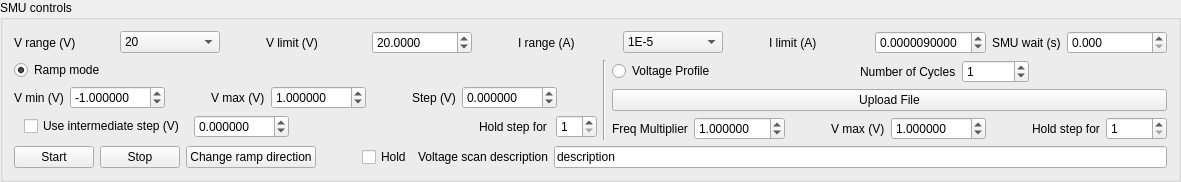
       <widget class="QGroupBox" name="groupBox">
        <property name="sizePolicy">
         <sizepolicy hsizetype="Preferred" vsizetype="Preferred">
          <horstretch>0</horstretch>
          <verstretch>0</verstretch>
         </sizepolicy>
        </property>
        <property name="maximumSize">
         <size>
          <width>16777215</width>
          <height>16777215</height>
         </size>
        </property>
        <property name="title">
         <string>SMU controls</string>
        </property>
        <layout class="QVBoxLayout" name="verticalLayout_5">
         <item>
          <layout class="QVBoxLayout" name="verticalLayout_4">
           <item>
            <layout class="QHBoxLayout" name="horizontalLayout_7">
             <item>
              <widget class="QLabel" name="label_6">
               <property name="text">
                <string>V range (V)</string>
               </property>
              </widget>
             </item>
             <item>
              <widget class="QComboBox" name="Vrange_comboBox">
               <property name="currentIndex">
                <number>2</number>
               </property>
               <item>
                <property name="text">
                 <string>0.2</string>
                </property>
               </item>
               <item>
                <property name="text">
                 <string>2</string>
                </property>
               </item>
               <item>
                <property name="text">
                 <string>20</string>
                </property>
               </item>
               <item>
                <property name="text">
                 <string>200</string>
                </property>
               </item>
              </widget>
             </item>
             <item>
              <spacer name="horizontalSpacer_2">
               <property name="orientation">
                <enum>Qt::Horizontal</enum>
               </property>
               <property name="sizeType">
                <enum>QSizePolicy::Maximum</enum>
               </property>
               <property name="sizeHint" stdset="0">
                <size>
                 <width>40</width>
                 <height>20</height>
                </size>
               </property>
              </spacer>
             </item>
             <item>
              <widget class="QLabel" name="label_10">
               <property name="text">
                <string>V limit (V)</string>
               </property>
              </widget>
             </item>
             <item>
              <widget class="QDoubleSpinBox" name="Vlimit_doubleSpinBox">
               <property name="decimals">
                <number>4</number>
               </property>
               <property name="minimum">
                <double>-200.000000000000000</double>
               </property>
               <property name="maximum">
                <double>200.000000000000000</double>
               </property>
               <property name="singleStep">
                <double>0.100000000000000</double>
               </property>
               <property name="value">
                <double>20.000000000000000</double>
               </property>
              </widget>
             </item>
             <item>
              <spacer name="horizontalSpacer_7">
               <property name="orientation">
                <enum>Qt::Horizontal</enum>
               </property>
               <property name="sizeType">
                <enum>QSizePolicy::Maximum</enum>
               </property>
               <property name="sizeHint" stdset="0">
                <size>
                 <width>40</width>
                 <height>20</height>
                </size>
               </property>
              </spacer>
             </item>
             <item>
              <widget class="QLabel" name="label_9">
               <property name="text">
                <string>I range (A)</string>
               </property>
              </widget>
             </item>
             <item>
              <widget class="QComboBox" name="Irange_comboBox">
               <property name="currentIndex">
                <number>6</number>
               </property>
               <item>
                <property name="text">
                 <string>10</string>
                </property>
               </item>
               <item>
                <property name="text">
                 <string>1</string>
                </property>
               </item>
               <item>
                <property name="text">
                 <string>1E-1</string>
                </property>
               </item>
               <item>
                <property name="text">
                 <string>1E-2</string>
                </property>
               </item>
               <item>
                <property name="text">
                 <string>1E-3</string>
                </property>
               </item>
               <item>
                <property name="text">
                 <string>1E-4</string>
                </property>
               </item>
               <item>
                <property name="text">
                 <string>1E-5</string>
                </property>
               </item>
               <item>
                <property name="text">
                 <string>1E-6</string>
                </property>
               </item>
               <item>
                <property name="text">
                 <string>1E-7</string>
                </property>
               </item>
               <item>
                <property name="text">
                 <string>1E-8</string>
                </property>
               </item>
               <item>
                <property name="text">
                 <string>1E-9</string>
                </property>
               </item>
               <item>
                <property name="text">
                 <string>1E-10</string>
                </property>
               </item>
              </widget>
             </item>
             <item>
              <spacer name="horizontalSpacer_8">
               <property name="orientation">
                <enum>Qt::Horizontal</enum>
               </property>
               <property name="sizeType">
                <enum>QSizePolicy::Maximum</enum>
               </property>
               <property name="sizeHint" stdset="0">
                <size>
                 <width>40</width>
                 <height>20</height>
                </size>
               </property>
              </spacer>
             </item>
             <item>
              <widget class="QLabel" name="label_8">
               <property name="text">
                <string>I limit (A)</string>
               </property>
              </widget>
             </item>
             <item>
              <widget class="QDoubleSpinBox" name="Ilimit_doubleSpinBox">
               <property name="decimals">
                <number>10</number>
               </property>
               <property name="maximum">
                <double>10.000000000000000</double>
               </property>
               <property name="singleStep">
                <double>0.000001000000000</double>
               </property>
               <property name="value">
                <double>0.000009000000000</double>
               </property>
              </widget>
             </item>
             <item>
              <widget class="QLabel" name="label_12">
               <property name="sizePolicy">
                <sizepolicy hsizetype="Maximum" vsizetype="Preferred">
                 <horstretch>0</horstretch>
                 <verstretch>0</verstretch>
                </sizepolicy>
               </property>
               <property name="text">
                <string>SMU wait (s)</string>
               </property>
              </widget>
             </item>
             <item>
              <widget class="QDoubleSpinBox" name="smu_wait_doubleSpinBox">
               <property name="decimals">
                <number>3</number>
               </property>
               <property name="maximum">
                <double>1000.000000000000000</double>
               </property>
               <property name="singleStep">
                <double>0.100000000000000</double>
               </property>
              </widget>
             </item>
            </layout>
           </item>
           <item>
            <layout class="QHBoxLayout" name="horizontalLayout_9">
             <item>
              <layout class="QHBoxLayout" name="horizontalLayout_14">
               <item>
                <layout class="QVBoxLayout" name="verticalLayout_3">
                 <item>
                  <widget class="QRadioButton" name="RampON">
                   <property name="sizePolicy">
                    <sizepolicy hsizetype="Minimum" vsizetype="Maximum">
                     <horstretch>0</horstretch>
                     <verstretch>0</verstretch>
                    </sizepolicy>
                   </property>
                   <property name="text">
                    <string>Ramp mode</string>
                   </property>
                   <property name="checked">
                    <bool>true</bool>
                   </property>
                  </widget>
                 </item>
                 <item>
                  <layout class="QHBoxLayout" name="horizontalLayout_15">
                   <item>
                    <widget class="QLabel" name="label_4">
                     <property name="text">
                      <string>V min (V)</string>
                     </property>
                    </widget>
                   </item>
                   <item>
                    <widget class="QDoubleSpinBox" name="Vmin_doubleSpinBox">
                     <property name="decimals">
                      <number>6</number>
                     </property>
                     <property name="minimum">
                      <double>-200.000000000000000</double>
                     </property>
                     <property name="maximum">
                      <double>200.000000000000000</double>
                     </property>
                     <property name="singleStep">
                      <double>0.100000000000000</double>
                     </property>
                     <property name="value">
                      <double>-1.000000000000000</double>
                     </property>
                    </widget>
                   </item>
                   <item>
                    <spacer name="horizontalSpacer_9">
                     <property name="orientation">
                      <enum>Qt::Horizontal</enum>
                     </property>
                     <property name="sizeType">
                      <enum>QSizePolicy::Maximum</enum>
                     </property>
                     <property name="sizeHint" stdset="0">
                      <size>
                       <width>40</width>
                       <height>20</height>
                      </size>
                     </property>
                    </spacer>
                   </item>
                   <item>
                    <widget class="QLabel" name="label_3">
                     <property name="text">
                      <string>V max (V)</string>
                     </property>
                    </widget>
                   </item>
                   <item>
                    <widget class="QDoubleSpinBox" name="Vmax_doubleSpinBox">
                     <property name="decimals">
                      <number>6</number>
                     </property>
                     <property name="minimum">
                      <double>-200.000000000000000</double>
                     </property>
                     <property name="maximum">
                      <double>200.000000000000000</double>
                     </property>
                     <property name="singleStep">
                      <double>0.100000000000000</double>
                     </property>
                     <property name="value">
                      <double>1.000000000000000</double>
                     </property>
                    </widget>
                   </item>
                   <item>
                    <spacer name="horizontalSpacer_10">
                     <property name="orientation">
                      <enum>Qt::Horizontal</enum>
                     </property>
                     <property name="sizeType">
                      <enum>QSizePolicy::Maximum</enum>
                     </property>
                     <property name="sizeHint" stdset="0">
                      <size>
                       <width>40</width>
                       <height>20</height>
                      </size>
                     </property>
                    </spacer>
                   </item>
                   <item>
                    <widget class="QLabel" name="label_7">
                     <property name="text">
                      <string>Step (V)</string>
                     </property>
                    </widget>
                   </item>
                   <item>
                    <widget class="QDoubleSpinBox" name="rampStep_doubleSpinBox">
                     <property name="decimals">
                      <number>6</number>
                     </property>
                     <property name="minimum">
                      <double>-200.000000000000000</double>
                     </property>
                     <property name="maximum">
                      <double>200.000000000000000</double>
                     </property>
                     <property name="singleStep">
                      <double>0.100000000000000</double>
                     </property>
                    </widget>
                   </item>
                   <item>
                    <spacer name="horizontalSpacer_12">
                     <property name="orientation">
                      <enum>Qt::Horizontal</enum>
                     </property>
                     <property name="sizeHint" stdset="0">
                      <size>
                       <width>40</width>
                       <height>20</height>
                      </size>
                     </property>
                    </spacer>
                   </item>
                  </layout>
                 </item>
                 <item>
                  <layout class="QHBoxLayout" name="horizontalLayout_21" stretch="0,0,0,0,0">
                   <property name="spacing">
                    <number>9</number>
                   </property>
                   <property name="sizeConstraint">
                    <enum>QLayout::SetDefaultConstraint</enum>
                   </property>
                   <property name="leftMargin">
                    <number>10</number>
                   </property>
                   <property name="bottomMargin">
                    <number>0</number>
                   </property>
                   <item>
                    <widget class="QCheckBox" name="RampIntermediateStep">
                     <property name="sizePolicy">
                      <sizepolicy hsizetype="Maximum" vsizetype="Fixed">
                       <horstretch>0</horstretch>
                       <verstretch>0</verstretch>
                      </sizepolicy>
                     </property>
                     <property name="layoutDirection">
                      <enum>Qt::LeftToRight</enum>
                     </property>
                     <property name="text">
                      <string>Use intermediate step (V)</string>
                     </property>
                    </widget>
                   </item>
                   <item>
                    <widget class="QDoubleSpinBox" name="rampIntermediateV_doubleSpinBox">
                     <property name="sizePolicy">
                      <sizepolicy hsizetype="Maximum" vsizetype="Fixed">
                       <horstretch>0</horstretch>
                       <verstretch>0</verstretch>
                      </sizepolicy>
                     </property>
                     <property name="decimals">
                      <number>6</number>
                     </property>
                     <property name="minimum">
                      <double>-200.000000000000000</double>
                     </property>
                     <property name="maximum">
                      <double>200.000000000000000</double>
                     </property>
                     <property name="singleStep">
                      <double>0.100000000000000</double>
                     </property>
                    </widget>
                   </item>
                   <item>
                    <spacer name="horizontalSpacer_6">
                     <property name="orientation">
                      <enum>Qt::Horizontal</enum>
                     </property>
                     <property name="sizeHint" stdset="0">
                      <size>
                       <width>40</width>
                       <height>20</height>
                      </size>
                     </property>
                    </spacer>
                   </item>
                   <item>
                    <widget class="QLabel" name="label_13">
                     <property name="text">
                      <string>Hold step for</string>
                     </property>
                    </widget>
                   </item>
                   <item>
                    <widget class="QSpinBox" name="rampHoldNumber_spinbox">
                     <property name="minimum">
                      <number>1</number>
                     </property>
                    </widget>
                   </item>
                  </layout>
                 </item>
                </layout>
               </item>
              </layout>
             </item>
             <item>
              <widget class="Line" name="line">
               <property name="orientation">
                <enum>Qt::Vertical</enum>
               </property>
              </widget>
             </item>
             <item>
              <layout class="QVBoxLayout" name="verticalLayout_2">
               <item>
                <layout class="QHBoxLayout" name="horizontalLayout_5">
                 <item>
                  <widget class="QRadioButton" name="RadiantFile">
                   <property name="sizePolicy">
                    <sizepolicy hsizetype="Minimum" vsizetype="Maximum">
                     <horstretch>0</horstretch>
                     <verstretch>0</verstretch>
                    </sizepolicy>
                   </property>
                   <property name="text">
                    <string>Voltage Profile</string>
                   </property>
                  </widget>
                 </item>
                 <item>
                  <spacer name="horizontalSpacer_3">
                   <property name="orientation">
                    <enum>Qt::Horizontal</enum>
                   </property>
                   <property name="sizeHint" stdset="0">
                    <size>
                     <width>68</width>
                     <height>20</height>
                    </size>
                   </property>
                  </spacer>
                 </item>
                 <item>
                  <widget class="QLabel" name="label_24">
                   <property name="text">
                    <string>Number of Cycles</string>
                   </property>
                  </widget>
                 </item>
                 <item>
                  <widget class="QSpinBox" name="MeasCycles_spinbox">
                   <property name="specialValueText">
                    <string/>
                   </property>
                   <property name="prefix">
                    <string/>
                   </property>
                   <property name="maximum">
                    <number>1000000</number>
                   </property>
                   <property name="value">
                    <number>1</number>
                   </property>
                  </widget>
                 </item>
                 <item>
                  <spacer name="horizontalSpacer_14">
                   <property name="orientation">
                    <enum>Qt::Horizontal</enum>
                   </property>
                   <property name="sizeHint" stdset="0">
                    <size>
                     <width>68</width>
                     <height>20</height>
                    </size>
                   </property>
                  </spacer>
                 </item>
                </layout>
               </item>
               <item>
                <widget class="QPushButton" name="UploadFile">
                 <property name="text">
                  <string>Upload File</string>
                 </property>
                </widget>
               </item>
               <item>
                <layout class="QHBoxLayout" name="horizontalLayout_6">
                 <item>
                  <widget class="QLabel" name="label_5">
                   <property name="text">
                    <string>Freq Multiplier</string>
                   </property>
                  </widget>
                 </item>
                 <item>
                  <widget class="QDoubleSpinBox" name="Vlow_doubleSpinBox">
                   <property name="decimals">
                    <number>6</number>
                   </property>
                   <property name="minimum">
                    <double>0.000000000000000</double>
                   </property>
                   <property name="maximum">
                    <double>200.000000000000000</double>
                   </property>
                   <property name="singleStep">
                    <double>0.100000000000000</double>
                   </property>
                   <property name="value">
                    <double>1.000000000000000</double>
                   </property>
                  </widget>
                 </item>
                 <item>
                  <spacer name="horizontalSpacer_11">
                   <property name="orientation">
                    <enum>Qt::Horizontal</enum>
                   </property>
                   <property name="sizeType">
                    <enum>QSizePolicy::Maximum</enum>
                   </property>
                   <property name="sizeHint" stdset="0">
                    <size>
                     <width>40</width>
                     <height>20</height>
                    </size>
                   </property>
                  </spacer>
                 </item>
                 <item>
                  <widget class="QLabel" name="label">
                   <property name="text">
                    <string>V max (V)</string>
                   </property>
                  </widget>
                 </item>
                 <item>
                  <widget class="QDoubleSpinBox" name="Vhigh_doubleSpinBox">
                   <property name="decimals">
                    <number>6</number>
                   </property>
                   <property name="minimum">
                    <double>-200.000000000000000</double>
                   </property>
                   <property name="maximum">
                    <double>200.000000000000000</double>
                   </property>
                   <property name="singleStep">
                    <double>0.100000000000000</double>
                   </property>
                   <property name="value">
                    <double>1.000000000000000</double>
                   </property>
                  </widget>
                 </item>
                 <item>
                  <spacer name="horizontalSpacer_13">
                   <property name="orientation">
                    <enum>Qt::Horizontal</enum>
                   </property>
                   <property name="sizeHint" stdset="0">
                    <size>
                     <width>40</width>
                     <height>20</height>
                    </size>
                   </property>
                  </spacer>
                 </item>
                 <item>
                  <widget class="QLabel" name="label_19">
                   <property name="text">
                    <string>Hold step for</string>
                   </property>
                  </widget>
                 </item>
                 <item>
                  <widget class="QSpinBox" name="stepwiseHoldNumber_spinbox">
                   <property name="sizePolicy">
                    <sizepolicy hsizetype="Preferred" vsizetype="Fixed">
                     <horstretch>0</horstretch>
                     <verstretch>0</verstretch>
                    </sizepolicy>
                   </property>
                   <property name="minimum">
                    <number>1</number>
                   </property>
                   <property name="maximum">
                    <number>10000</number>
                   </property>
                   <property name="value">
                    <number>1</number>
                   </property>
                  </widget>
                 </item>
                </layout>
               </item>
              </layout>
             </item>
            </layout>
           </item>
           <item>
            <layout class="QHBoxLayout" name="horizontalLayout_11">
             <item>
              <widget class="QPushButton" name="start_button">
               <property name="sizePolicy">
                <sizepolicy hsizetype="Minimum" vsizetype="Preferred">
                 <horstretch>0</horstretch>
                 <verstretch>0</verstretch>
                </sizepolicy>
               </property>
               <property name="text">
                <string>Start</string>
               </property>
              </widget>
             </item>
             <item>
              <widget class="QPushButton" name="stop_button">
               <property name="sizePolicy">
                <sizepolicy hsizetype="Minimum" vsizetype="Preferred">
                 <horstretch>0</horstretch>
                 <verstretch>0</verstretch>
                </sizepolicy>
               </property>
               <property name="text">
                <string>Stop</string>
               </property>
              </widget>
             </item>
             <item>
              <widget class="QPushButton" name="rampChangeDirection_button">
               <property name="sizePolicy">
                <sizepolicy hsizetype="Minimum" vsizetype="Preferred">
                 <horstretch>0</horstretch>
                 <verstretch>0</verstretch>
                </sizepolicy>
               </property>
               <property name="text">
                <string>Change ramp direction</string>
               </property>
              </widget>
             </item>
             <item>
              <spacer name="horizontalSpacer">
               <property name="orientation">
                <enum>Qt::Horizontal</enum>
               </property>
               <property name="sizeType">
                <enum>QSizePolicy::Maximum</enum>
               </property>
               <property name="sizeHint" stdset="0">
                <size>
                 <width>40</width>
                 <height>20</height>
                </size>
               </property>
              </spacer>
             </item>
             <item>
              <widget class="QCheckBox" name="hold">
               <property name="sizePolicy">
                <sizepolicy hsizetype="Maximum" vsizetype="Fixed">
                 <horstretch>0</horstretch>
                 <verstretch>0</verstretch>
                </sizepolicy>
               </property>
               <property name="text">
                <string>Hold</string>
               </property>
              </widget>
             </item>
             <item>
              <layout class="QHBoxLayout" name="_2">
               <property name="rightMargin">
                <number>0</number>
               </property>
               <item>
                <widget class="QLabel" name="label_11">
                 <property name="text">
                  <string>Voltage scan description</string>
                 </property>
                </widget>
               </item>
               <item>
                <widget class="QLineEdit" name="description_lineEdit">
                 <property name="text">
                  <string>description</string>
                 </property>
                </widget>
               </item>
              </layout>
             </item>
            </layout>
           </item>
          </layout>
         </item>
        </layout>
       </widget>
